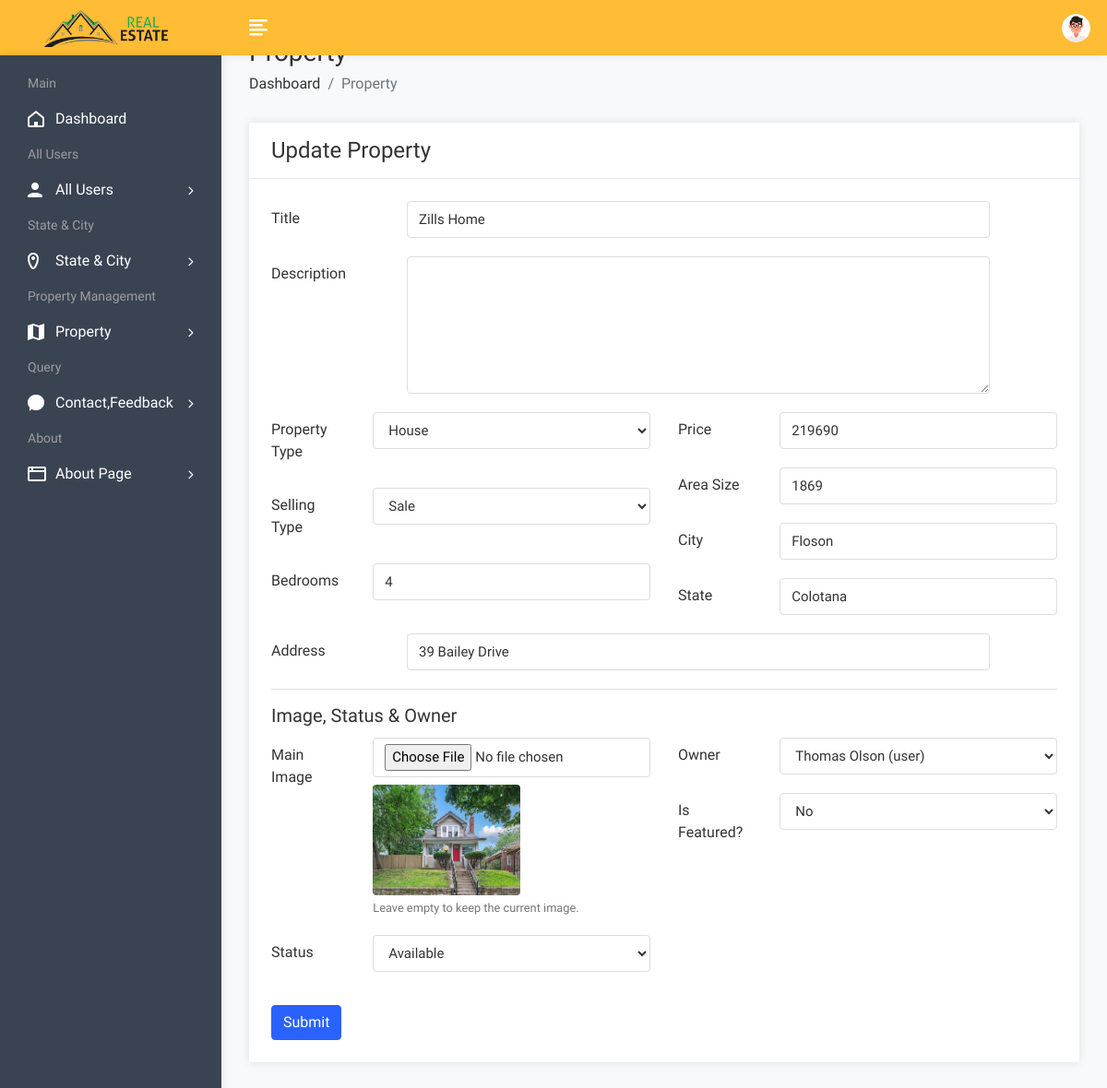
/admin/propertyedit.php?id=25 (signed in), run on the app's committed database.
### tables this page shows
CREATE TABLE `property` (
  `pid` int(50) NOT NULL,
  `title` varchar(200) NOT NULL,
  `pcontent` longtext NOT NULL,
  `type` varchar(100) NOT NULL,
  `bhk` varchar(50) NOT NULL,
  `stype` varchar(100) NOT NULL,
  `bedroom` int(50) NOT NULL,
  `bathroom` int(50) NOT NULL,
  `balcony` int(50) NOT NULL,
  `kitchen` int(50) NOT NULL,
  `hall` int(50) NOT NULL,
  `floor` varchar(50) NOT NULL,
  `size` int(50) NOT NULL,
  `price` int(50) NOT NULL,
  `location` varchar(200) NOT NULL,
  `city` varchar(100) NOT NULL,
  `state` varchar(100) NOT NULL,
  `feature` longtext NOT NULL,
  `pimage` varchar(300) NOT NULL,
  `pimage1` varchar(300) NOT NULL,
  `pimage2` varchar(300) NOT NULL,
  `pimage3` varchar(300) NOT NULL,
  `pimage4` varchar(300) NOT NULL,
  `uid` int(50) NOT NULL,
  `status` varchar(50) NOT NULL,
  `mapimage` varchar(300) NOT NULL,
  `topmapimage` varchar(300) NOT NULL,
  `groundmapimage` varchar(300) NOT NULL,
  `totalfloor` varchar(50) NOT NULL,
  `date` datetime NOT NULL DEFAULT CURRENT_TIMESTAMP,
  `isFeatured` int(11) DEFAULT NULL
);

CREATE TABLE `user` (
  `uid` int(50) NOT NULL,
  `uname` varchar(100) NOT NULL,
  `uemail` varchar(100) NOT NULL,
  `uphone` varchar(20) NOT NULL,
  `upass` varchar(50) NOT NULL,
  `utype` varchar(50) NOT NULL,
  `uimage` varchar(300) NOT NULL
);

### admin/propertyedit.php (the view, shortened to what this page needs)
<?php
$pid=$_REQUEST['id'];
?>
<!DOCTYPE html>
<html lang="en">
<head>
        <link rel="stylesheet" href="assets/css/bootstrap.min.css">
        <link rel="stylesheet" href="assets/css/font-awesome.min.css">
        <link rel="stylesheet" href="assets/css/feathericon.min.css">
        <link rel="stylesheet" href="assets/css/style.css">
    </head>
    <body>
			<?php include("header.php"); ?>
            <div class="page-wrapper">
                <div class="content container-fluid">
					<div class="page-header">
						<div class="row">
							<div class="col">
								<h3 class="page-title">Property</h3>
								<ul class="breadcrumb">
									<li class="breadcrumb-item"><a href="dashboard.php">Dashboard</a></li>
									<li class="breadcrumb-item active">Property</li>
								</ul>
							</div>
						</div>
					</div>
					<div class="row">
						<div class="col-md-12">
							<div class="card">
								<div class="card-header">
									<h4 class="card-title">Update Property</h4>
								</div>
								<form method="post" enctype="multipart/form-data">
								<?php
									$query=mysqli_query($con,"select * from property where pid='$pid'");
									while($row=mysqli_fetch_assoc($query))
									{
								?>
								<div class="card-body">
									<div class="row">
										<div class="col-xl-12">
											<div class="form-group row">
												<label class="col-lg-2 col-form-label">Title</label>
												<div class="col-lg-9">
													<input type="text" class="form-control" name="title" required value="<?php echo $row['title']; ?>">
												</div>
											</div>
											<div class="form-group row">
												<label class="col-lg-2 col-form-label">Description</label>
												<div class="col-lg-9">
													<textarea class="tinymce form-control" name="content" rows="6" cols="30"><?php echo $row['pcontent']; ?></textarea>
												</div>
											</div>
										</div>
									</div>
									<div class="row">
										<div class="col-xl-6">
											<div class="form-group row">
												<label class="col-lg-3 col-form-label">Property Type</label>
												<div class="col-lg-9">
													<select class="form-control" required name="ptype">
														<option value="house" <?php if($row['type']=='house') echo 'selected'; ?>>House</option>
													</select>
												</div>
											</div>
											<div class="form-group row">
												<label class="col-lg-3 col-form-label">Selling Type</label>
												<div class="col-lg-9">
													<select class="form-control" required name="stype">
														<option value="sale" <?php if($row['stype']=='sale') echo 'selected'; ?>>Sale</option>
													</select>
												</div>
											</div>
											<div class="form-group row">
												<label class="col-lg-3 col-form-label">Bedrooms</label>
												<div class="col-lg-9">
													<input type="number" min="0" class="form-control" name="bed" required value="<?php echo $row['bedroom']; ?>">
												</div>
											</div>
										</div>
										<div class="col-xl-6">
											<div class="form-group row">
												<label class="col-lg-3 col-form-label">Price</label>
												<div class="col-lg-9">
													<input type="number" min="0" class="form-control" name="price" required value="<?php echo $row['price']; ?>">
												</div>
											</div>
											<div class="form-group row">
												<label class="col-lg-3 col-form-label">Area Size</label>
												<div class="col-lg-9">
													<input type="number" min="0" class="form-control" name="asize" required value="<?php echo $row['size']; ?>">
												</div>
											</div>
											<div class="form-group row">
												<label class="col-lg-3 col-form-label">City</label>
												<div class="col-lg-9">
													<input type="text" class="form-control" name="city" required value="<?php echo $row['city']; ?>">
												</div>
											</div>
											<div class="form-group row">
												<label class="col-lg-3 col-form-label">State</label>
												<div class="col-lg-9">
													<input type="text" class="form-control" name="state" required value="<?php echo $row['state']; ?>">
												</div>
											</div>
										</div>
									</div>
									<div class="form-group row">
										<label class="col-lg-2 col-form-label">Address</label>
										<div class="col-lg-9">
											<input type="text" class="form-control" name="loc" required value="<?php echo $row['location']; ?>">
										</div>
									</div>
									<hr>
									<h5 class="card-title">Image, Status & Owner</h5>
									<div class="row">
										<div class="col-xl-6">
											<div class="form-group row">
												<label class="col-lg-3 col-form-label">Main Image</label>
												<div class="col-lg-9">
													<input class="form-control" name="aimage" type="file" accept="image/*">
													<img src="property/<?php echo $row['pimage'];?>" alt="property image" height="120" width="160" class="mt-2 rounded">
													<small class="form-text text-muted">Leave empty to keep the current image.</small>
												</div>
											</div>
											<div class="form-group row">
												<label class="col-lg-3 col-form-label">Status</label>
												<div class="col-lg-9">
													<select class="form-control" required name="status">
														<option value="available" <?php if($row['status']=='available') echo 'selected'; ?>>Available</option>
													</select>
												</div>
											</div>
										</div>
										<div class="col-xl-6">
											<div class="form-group row">
												<label class="col-lg-3 col-form-label">Owner</label>
												<div class="col-lg-9">
													<select class="form-control" required name="uid">
														<?php
														$users=mysqli_query($con,"SELECT uid, uname, utype FROM user ORDER BY uname");
														while($u=mysqli_fetch_assoc($users))
														{
														?>
														<option value="<?php echo $u['uid']; ?>" <?php if($row['uid']==$u['uid']) echo 'selected'; ?>><?php echo $u['uname']; ?> (<?php echo $u['utype']; ?>)</option>
														<?php } ?>
													</select>
												</div>
											</div>
											<div class="form-group row">
												<label class="col-lg-3 col-form-label">Is Featured?</label>
												<div class="col-lg-9">
													<select class="form-control" required name="isFeatured">
														<option value="0" <?php if($row['isFeatured']==0) echo 'selected'; ?>>No</option>
													</select>
												</div>
											</div>
										</div>
									</div>
									<input type="submit" value="Submit" class="btn btn-primary mt-3" name="add">
								</div>
								</form>
								<?php
									}
								?>
							</div>
						</div>
					</div>
				</div>
			</div>
    </body>
</html>

### data on the page
property: title "Zills Home", ptype "House", stype "Sale", bed "4", price "219690", asize "1869", city "Floson", state "Colotana", loc "39 Bailey Drive", pimage (picture), status "Available", uid "Thomas Olson (user)", isFeatured "No"
